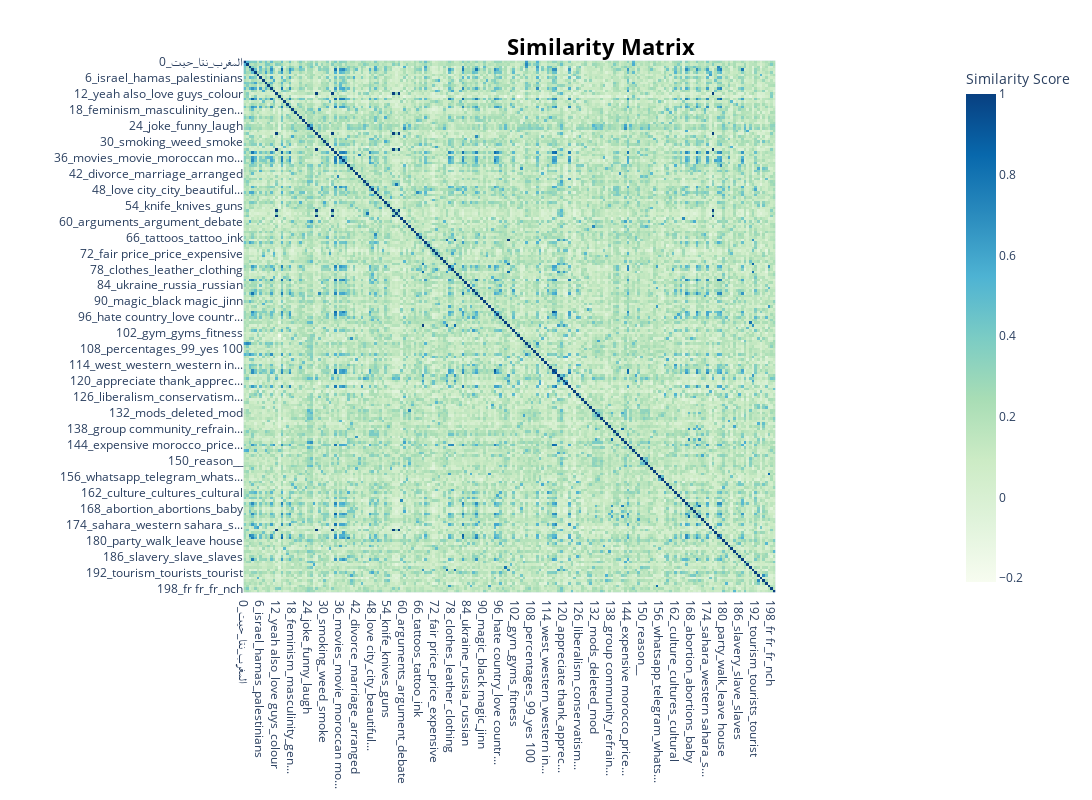

The cell this chart's notebook holds for it:
### Code cell
topic_model.visualize_heatmap(top_n_topics=200, height=800, width=1200)

### Figure 1 — Plotly figure (JSON) as saved in the notebook; plotly's stock layout.template omitted (floating-point values rounded to 4 significant figures; data arrays with more than 128 entries replaced by an {"elided": "..."} marker saying what was removed)
{"data": [{"coloraxis": "coloraxis", "hovertemplate": "x: %{x}<br>y: %{y}<br>Similarity Score: %{z}<extra></extra>", "name": "0", "type": "heatmap", "x": {"elided": "200 str values"}, "xaxis": "x", "y": {"elided": "200 str values"}, "yaxis": "y", "z": {"elided": "200x200 float values"}}], "layout": {"coloraxis": {"colorbar": {"title": {"text": "Similarity Score"}}, "colorscale": [[0, "rgb(247,252,240)"], [0.125, "rgb(224,243,219)"], [0.25, "rgb(204,235,197)"], [0.375, "rgb(168,221,181)"], [0.5, "rgb(123,204,196)"], [0.625, "rgb(78,179,211)"], [0.75, "rgb(43,140,190)"], [0.875, "rgb(8,104,172)"], [1, "rgb(8,64,129)"]]}, "height": 800, "hoverlabel": {"bgcolor": "white", "font": {"family": "Rockwell", "size": 16}}, "legend": {"title": {"text": "Trend"}}, "margin": {"t": 60}, "showlegend": true, "title": {"font": {"color": "Black", "size": 22}, "text": "<b>Similarity Matrix</b>", "x": 0.55, "xanchor": "center", "y": 0.95, "yanchor": "top"}, "width": 1200, "xaxis": {"anchor": "y", "constrain": "domain", "domain": [0, 1], "scaleanchor": "y"}, "yaxis": {"anchor": "x", "autorange": "reversed", "constrain": "domain", "domain": [0, 1]}}}
